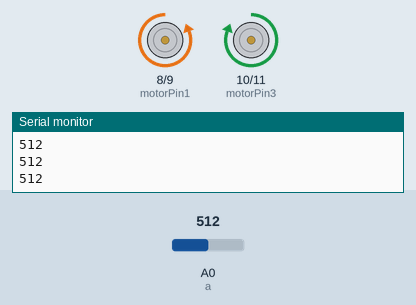
Recording of a sketch running on a simulated Arduino Uno, built with avr-gcc and run on an emulated ATmega328P. On the bench: motor-driver pin pairs drawn as motors (green arrow = first pin HIGH = forward, orange = second pin HIGH = backward, longer = more drive), the last lines printed to the serial monitor. The test bench sets the inputs (shaded band); at power-on: A0 (a) = 512.

Above: at 1.2 s.
1.3 s: A0 (a) set to 591
2.8 s: A0 (a) set to 613
At 3.3 s:
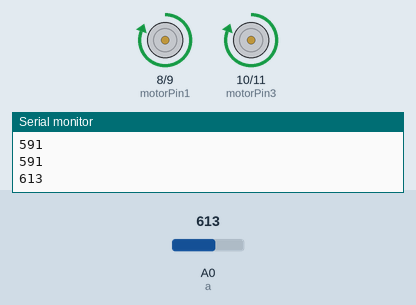
5.8 s: A0 (a) set to 590
At 6.8 s:
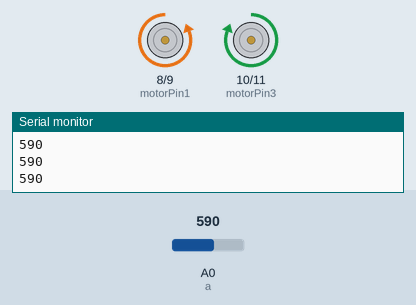
7.3 s: A0 (a) set to 610
At 10.0 s:
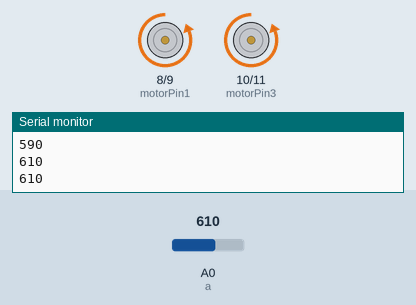
Timing chart, 0 to 11.3 s (numbered marks = the images above; inputs shaded):
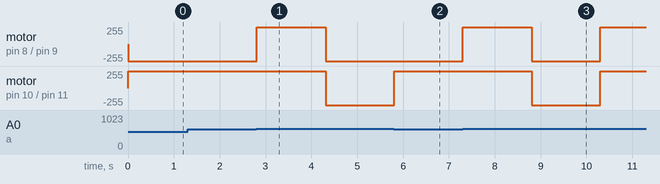

The sketch:

sketch_sep07b.ino
```cpp
const int a=0;
int reading=0;
bool flag = true;

const int motorPin1  = 8;  // Pin 14 of L293
const int motorPin2  = 9;  // Pin 10 of L293
//Motor B
const int motorPin3  = 10; // Pin  7 of L293
const int motorPin4  = 11;  // Pin  2 of L293

void setup() {
  // put your setup code here, to run once:
  Serial.begin(9600);
  pinMode(a,INPUT);

   pinMode(motorPin1, OUTPUT);
   pinMode(motorPin2, OUTPUT);
   pinMode(motorPin3, OUTPUT);
   pinMode(motorPin4, OUTPUT);
}

void loop() {
  // put your main code here, to run repeatedly:
  reading=analogRead(a);
  Serial.println(reading);

    if(reading<600)
    {
      digitalWrite(motorPin1, LOW);
      digitalWrite(motorPin2, HIGH);
      digitalWrite(motorPin3, HIGH);
      digitalWrite(motorPin4, LOW);
    }
    else if(flag)
    {
      digitalWrite(motorPin1, HIGH);
      digitalWrite(motorPin2, LOW);
      digitalWrite(motorPin3, HIGH);
      digitalWrite(motorPin4, LOW);
      delay(1500);
      flag = false;
    }
    else if(!flag)
    {
      digitalWrite(motorPin1, LOW);
      digitalWrite(motorPin2, HIGH);
      digitalWrite(motorPin3, LOW);
      digitalWrite(motorPin4, HIGH);
      delay(1500);
      flag = true;
    }
}
```

Measured:
- the behaviour switches between 599 and 600 on A0 (a) (found by bisection; images 0 and 1)
- after the input at 2.8 s, motor on pin 8 (motorPin1) / pin 9 (motorPin2): backward 255/255 → forward 255/255 at once, → backward 255/255 1.5 s later; motor on pin 10 (motorPin3) / pin 11 (motorPin4): forward 255/255 → backward 255/255 after 1.5 s
- after the input at 5.8 s, motor on pin 8 (motorPin1) / pin 9 (motorPin2): stays backward 255/255 (without the input it goes to forward 255/255 after 0.01 s)
- after the input at 7.3 s, motor on pin 8 (motorPin1) / pin 9 (motorPin2): backward 255/255 → forward 255/255 at once, → backward 255/255 1.5 s later, → forward 255/255 1.5 s later; motor on pin 10 (motorPin3) / pin 11 (motorPin4): forward 255/255 → backward 255/255 after 1.5 s, → forward 255/255 1.5 s later
